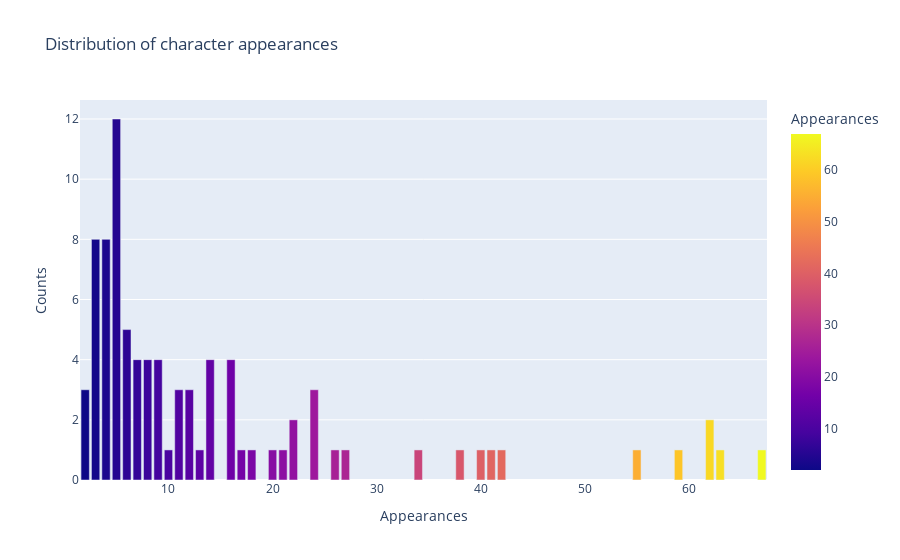

This figure's notebook cell:
### Markdown cell above
Next we will dive into the last attribute for each character in the network, namely how many appearances the character has throughout the series. This will give us indication how often we in general will see a character but also present if there are any strict patterns.

### Code cell
#hide_input
figs["appearances"].show()

### Figure 1 — Plotly figure (JSON) as saved in the notebook; plotly's stock layout.template omitted (floating-point values rounded to 4 significant figures)
{"data": [{"alignmentgroup": "True", "hovertemplate": "Appearances=%{marker.color}<br>Counts=%{y}<extra></extra>", "legendgroup": "", "marker": {"color": [5, 3, 4, 6, 14, 7, 8, 9, 16, 24, 2, 12, 11, 62, 22, 38, 59, 55, 42, 63, 41, 40, 18, 34, 27, 26, 21, 20, 17, 13, 10, 67], "coloraxis": "coloraxis", "pattern": {"shape": ""}}, "name": "", "offsetgroup": "", "orientation": "v", "showlegend": false, "textposition": "auto", "type": "bar", "x": [5, 3, 4, 6, 14, 7, 8, 9, 16, 24, 2, 12, 11, 62, 22, 38, 59, 55, 42, 63, 41, 40, 18, 34, 27, 26, 21, 20, 17, 13, 10, 67], "xaxis": "x", "y": [12, 8, 8, 5, 4, 4, 4, 4, 4, 3, 3, 3, 3, 2, 2, 1, 1, 1, 1, 1, 1, 1, 1, 1, 1, 1, 1, 1, 1, 1, 1, 1], "yaxis": "y"}], "layout": {"barmode": "relative", "coloraxis": {"colorbar": {"title": {"text": "Appearances"}}, "colorscale": [[0, "#0d0887"], [0.1111, "#46039f"], [0.2222, "#7201a8"], [0.3333, "#9c179e"], [0.4444, "#bd3786"], [0.5556, "#d8576b"], [0.6667, "#ed7953"], [0.7778, "#fb9f3a"], [0.8889, "#fdca26"], [1, "#f0f921"]]}, "legend": {"tracegroupgap": 0}, "title": {"text": "Distribution of character appearances"}, "xaxis": {"anchor": "y", "domain": [0, 1], "title": {"text": "Appearances"}}, "yaxis": {"anchor": "x", "domain": [0, 1], "title": {"text": "Counts"}}}}
